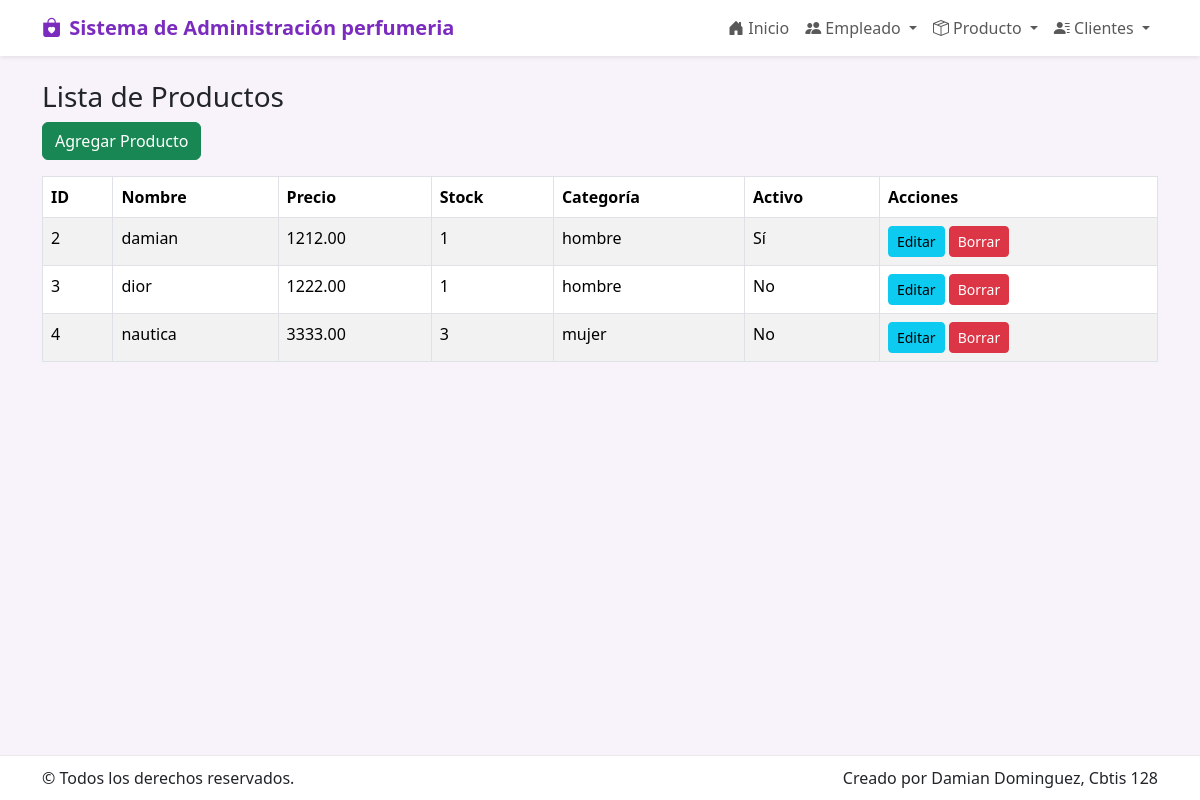
The page /producto/ on the database its author committed.
### app_perfumeria/models.py (models this page shows, shortened)
class Producto(models.Model):
    nombre = models.CharField(max_length=150, unique=True)
    descripcion = models.TextField(blank=True, null=True)
    precio = models.DecimalField(max_digits=10, decimal_places=2, default=0.00)
    stock = models.PositiveIntegerField(default=0)
    categoria = models.CharField(max_length=100, blank=True, null=True)
    fecha_creacion = models.DateField(auto_now_add=True)
    activo = models.BooleanField(default=True)
    sku = models.CharField(max_length=50, blank=True, null=True)

### app_perfumeria/views.py (the view)
# urls.py: path('producto/', views.ver_producto, name='ver_producto'),
def ver_producto(request):
    productos = Producto.objects.all().order_by('id')
    return render(request, 'producto/ver_producto.html', {'productos': productos})

### app_perfumeria/templates/producto/ver_producto.html (shortened to what this page needs)
{% extends 'base.html' %}
{% block content %}
<h3>Lista de Productos</h3>
<a class="btn btn-success mb-3" href="{% url 'agregar_producto' %}">Agregar Producto</a>
<table class="table table-striped table-bordered">
  <thead>
    <tr>
      <th>ID</th><th>Nombre</th><th>Precio</th><th>Stock</th><th>Categoría</th><th>Activo</th><th>Acciones</th>
    </tr>
  </thead>
  <tbody>
    {% for p in productos %}
    <tr>
      <td>{{ p.id }}</td>
      <td>{{ p.nombre }}</td>
      <td>{{ p.precio }}</td>
      <td>{{ p.stock }}</td>
      <td>{{ p.categoria }}</td>
      <td>{% if p.activo %}Sí{% else %}No{% endif %}</td>
      <td>
        <a class="btn btn-info btn-sm" href="{% url 'actualizar_producto' p.id %}">Editar</a>
        <a class="btn btn-danger btn-sm" href="{% url 'borrar_producto' p.id %}">Borrar</a>
      </td>
    </tr>
    {% empty %}
    <tr><td colspan="7">No hay productos registrados.</td></tr>
    {% endfor %}
  </tbody>
</table>
{% endblock %}

### app_perfumeria/templates/base.html (shortened to what this page needs)
<!doctype html>
<html lang="es">
  <head>
    <link href="https://cdn.jsdelivr.net/npm/bootstrap@5.3.2/dist/css/bootstrap.min.css" rel="stylesheet">
    <link href="https://cdn.jsdelivr.net/npm/bootstrap-icons@1.10.5/font/bootstrap-icons.css" rel="stylesheet">
  </head>
  <body>
    {% include 'navbar.html' %}
    <div class="container container-main mt-4">
      {% block content %}{% endblock %}
    </div>
    {% include 'footer.html' %}
  </body>
</html>

### app_perfumeria/templates/navbar.html (shortened to what this page needs)
<nav class="navbar navbar-expand-lg navbar-light bg-white shadow-sm">
    <div class="container">
      <a class="navbar-brand d-flex align-items-center" href="{% url 'inicio_perfumeria' %}">
        <i class="bi bi-bag-heart-fill me-2" style="font-size:1.2rem;color:var(--morado)"></i>
        <span style="font-weight:700;color:var(--morado)">Sistema de Administración perfumeria</span>
      </a>
      <div class="collapse navbar-collapse" id="navMenu">
        <ul class="navbar-nav ms-auto">
          <li class="nav-item"><a class="nav-link" href="{% url 'inicio_perfumeria' %}"><i class="bi bi-house-door-fill"></i> Inicio</a></li>
          <li class="nav-item dropdown">
            <a class="nav-link dropdown-toggle" href="#" role="button" data-bs-toggle="dropdown">
              <i class="bi bi-people-fill"></i> Empleado
            </a>
          </li>
<li class="nav-item dropdown">
  <a class="nav-link dropdown-toggle" href="#" role="button" data-bs-toggle="dropdown">
    <i class="bi bi-box-seam"></i> Producto
  </a>
</li>
          <li class="nav-item dropdown">
            <a class="nav-link dropdown-toggle" href="#" role="button" data-bs-toggle="dropdown">
              <i class="bi bi-person-lines-fill"></i> Clientes
            </a>
          </li>
        </ul>
      </div>
    </div>
  </nav>

### app_perfumeria/templates/footer.html
<footer class="footer-fixed">
    <div class="container d-flex justify-content-between">
      <div>© {{ now.year }} Todos los derechos reservados.</div>
      <div>Creado por Damian Dominguez, Cbtis 128</div>
    </div>
  </footer>

### app_perfumeria/templates/base.html (style rules this page uses)
:root { --morado: #7b2cbf; --rosa: #ff6bcb; --suave: #f8f2fb; }
body { background: var(--suave); }
.footer-fixed { position: fixed; left:0; bottom:0; width:100%; background:#fff; border-top:1px solid #eaeaea; padding:10px 0; }
.container-main { padding-bottom:80px; }

### rows shown on the page
Producto: id "2", nombre "damian", precio "1212.00", stock "1", categoria "hombre", activo "Sí"
Producto: id "3", nombre "dior", precio "1222.00", stock "1", categoria "hombre", activo "No"
Producto: id "4", nombre "nautica", precio "3333.00", stock "3", categoria "mujer", activo "No"
